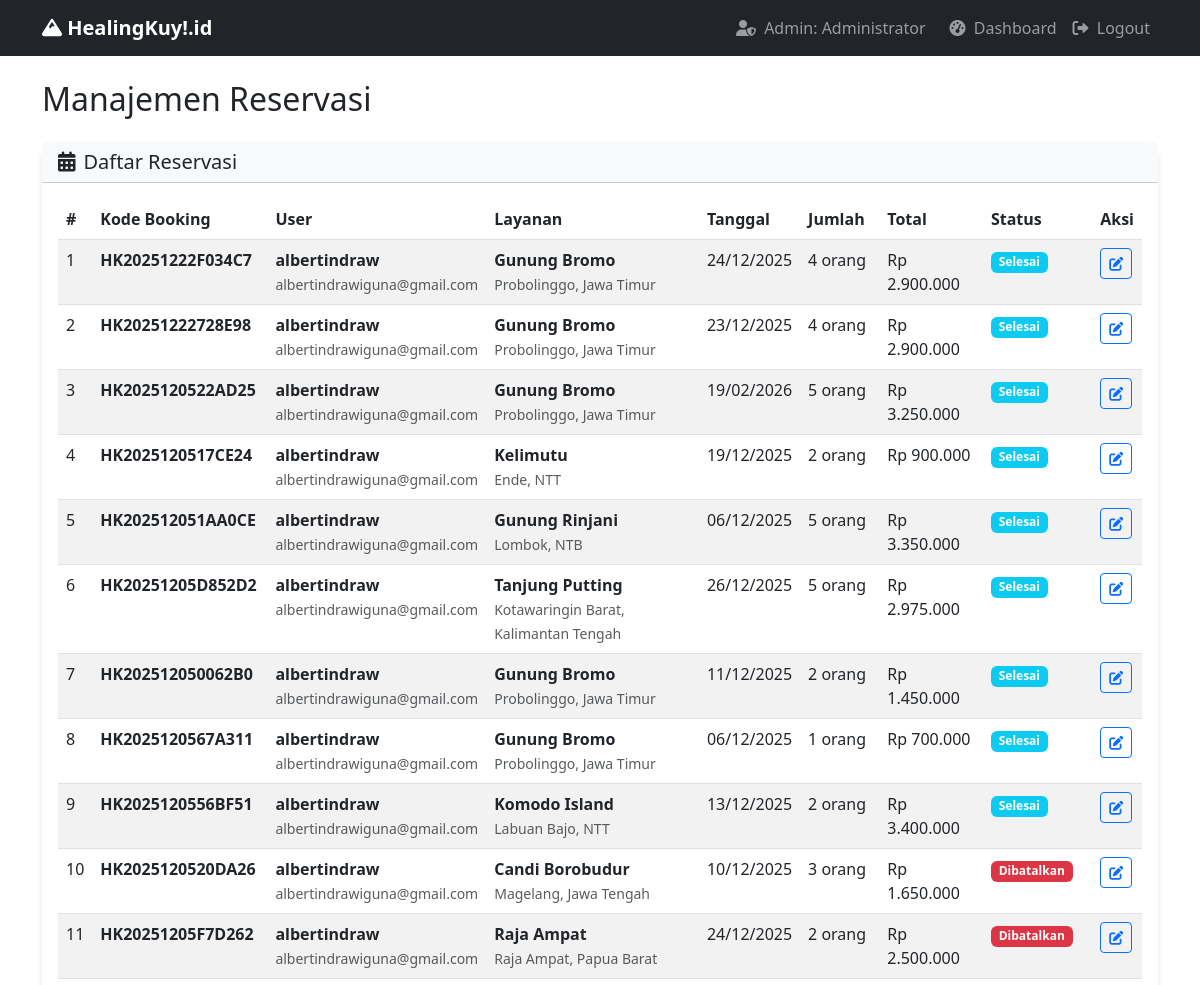
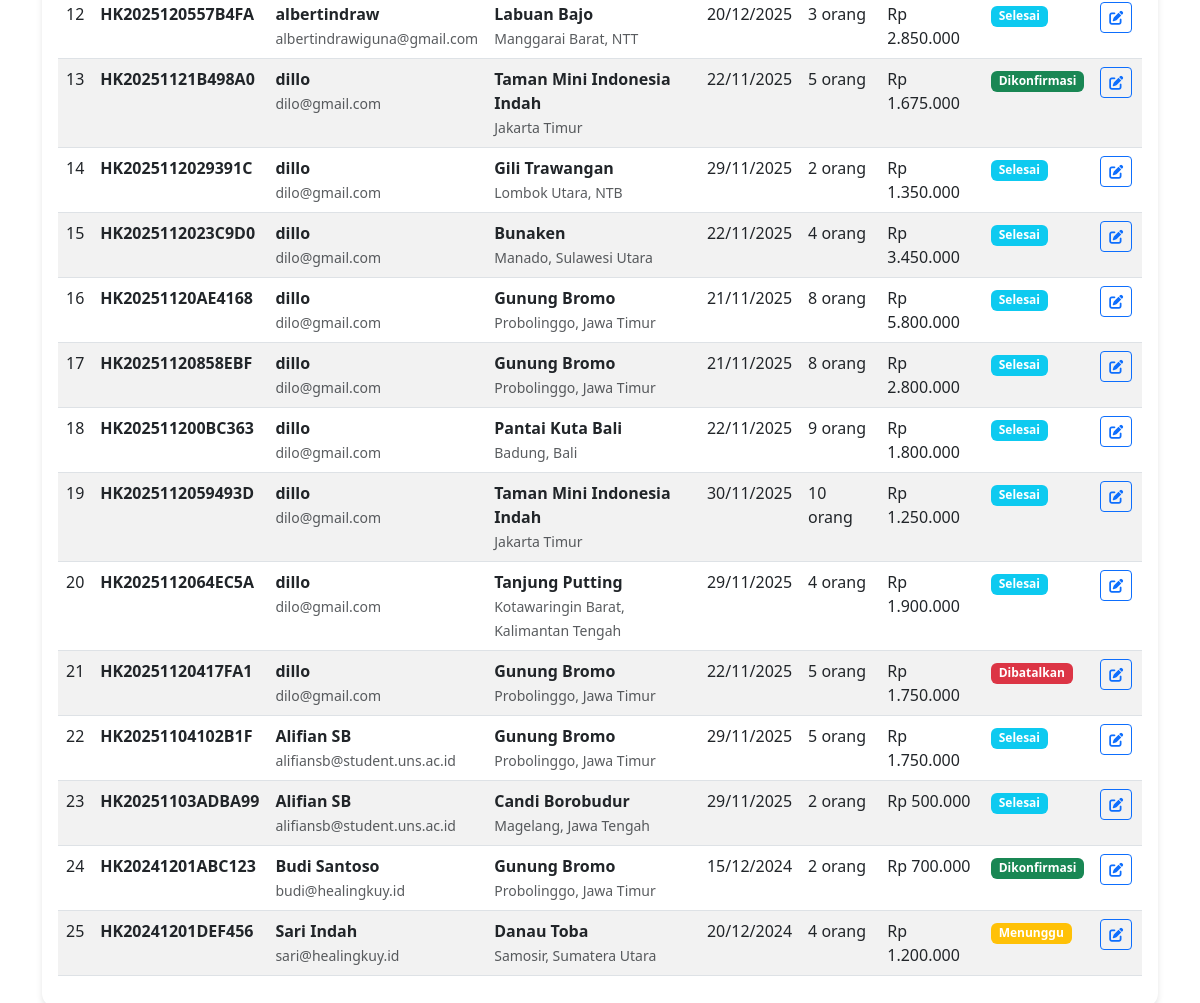
Page /admin/manage_reservations.php (signed in) on the earlier database version (2 pictures, top to bottom).
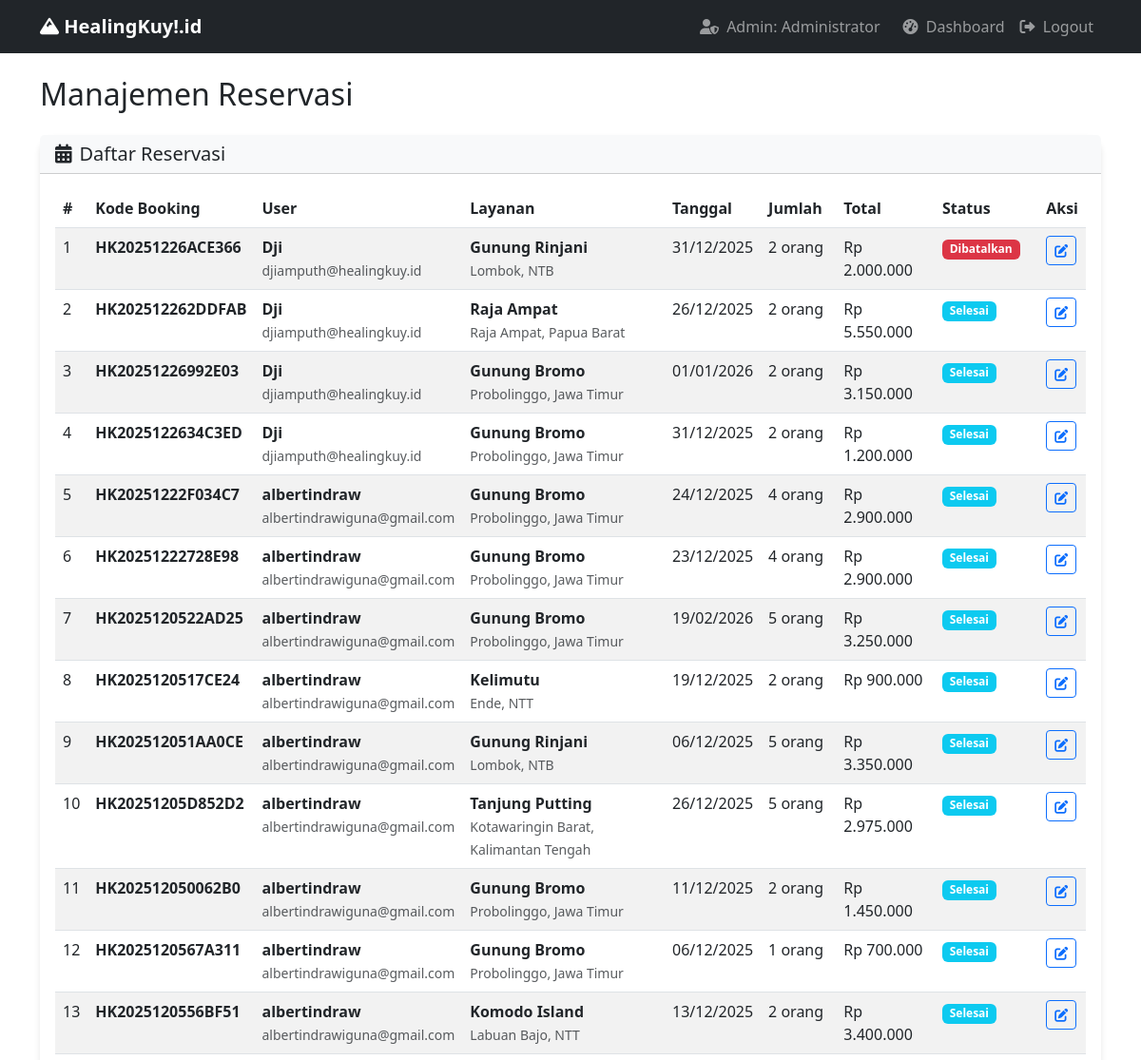
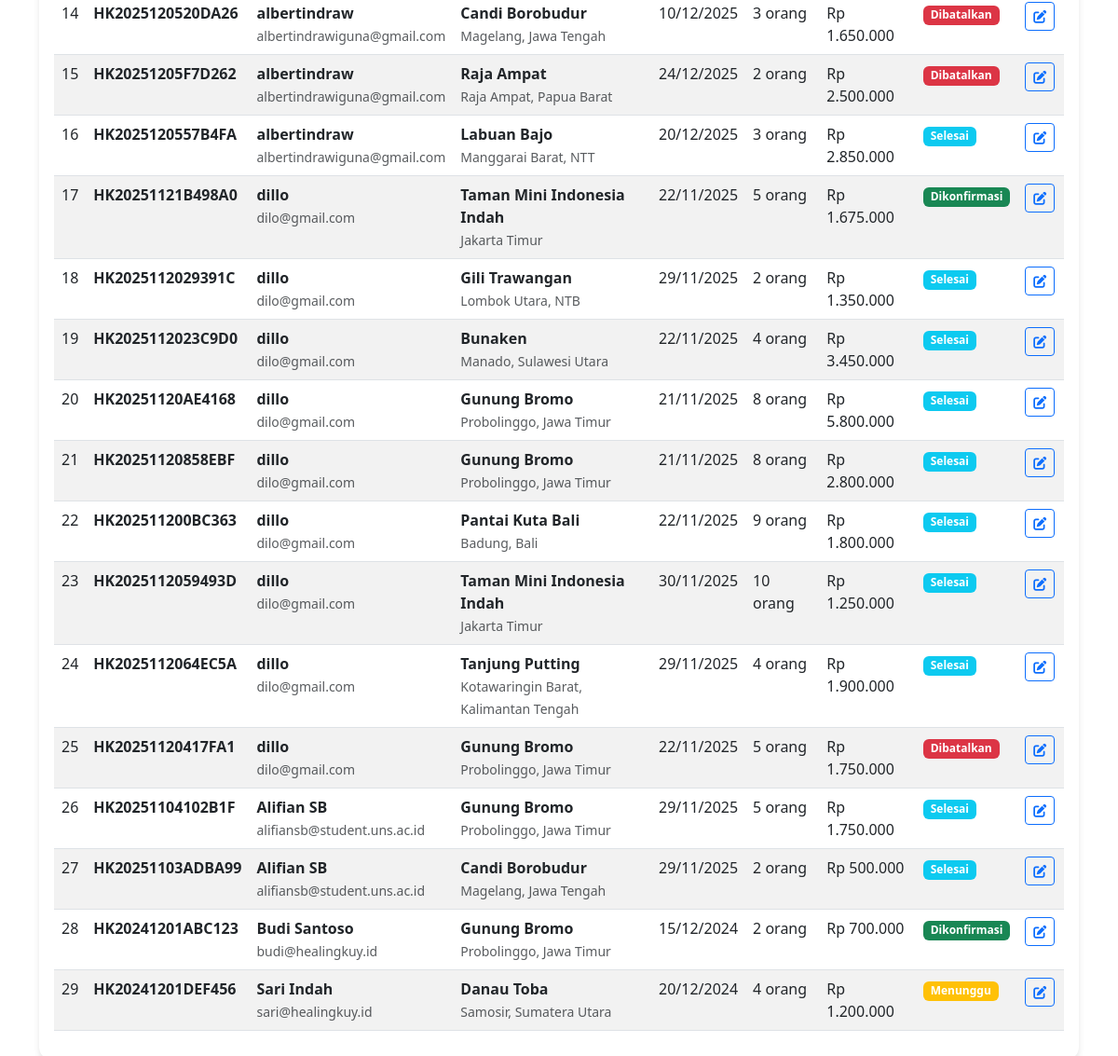
Same page on the later database version (2 pictures, top to bottom).
### tables this page shows
CREATE TABLE `reservations` (
  `id` int(11) NOT NULL,
  `user_id` int(11) NOT NULL,
  `service_id` int(11) NOT NULL,
  `booking_code` varchar(20) NOT NULL,
  `reservation_date` date NOT NULL,
  `guests` int(11) NOT NULL,
  `total_price` decimal(10,2) NOT NULL,
  `status` enum('pending','confirmed','cancelled','completed') DEFAULT 'pending',
  `special_requests` text DEFAULT NULL,
  `created_at` timestamp NOT NULL DEFAULT current_timestamp(),
  `hotel_id` int(11) DEFAULT NULL,
  `days` int(11) DEFAULT NULL,
  `nights` int(11) DEFAULT NULL,
  `service_total` decimal(10,2) DEFAULT NULL,
  `hotel_total` decimal(10,2) DEFAULT NULL
);

CREATE TABLE `users` (
  `id` int(11) NOT NULL,
  `name` varchar(100) NOT NULL,
  `email` varchar(100) NOT NULL,
  `password` varchar(255) NOT NULL,
  `role` enum('admin','user') DEFAULT 'user',
  `phone` varchar(20) DEFAULT NULL,
  `address` text DEFAULT NULL,
  `created_at` timestamp NOT NULL DEFAULT current_timestamp()
);

CREATE TABLE `services` (
  `id` int(11) NOT NULL,
  `name` varchar(200) NOT NULL,
  `type` enum('alam','buatan') NOT NULL,
  `location` varchar(255) NOT NULL,
  `description` text DEFAULT NULL,
  `price` decimal(10,2) NOT NULL,
  `capacity` int(11) NOT NULL,
  `image` varchar(255) DEFAULT NULL,
  `status` enum('active','inactive') DEFAULT 'active',
  `created_at` timestamp NOT NULL DEFAULT current_timestamp()
);

### admin/manage_reservations.php (the view, shortened to what this page needs)
<?php
include '../includes/config.php';
$reservations = $pdo->query("
    SELECT r.*, u.name as user_name, u.email, s.name as service_name, s.location
    FROM reservations r
    JOIN users u ON r.user_id = u.id
    JOIN services s ON r.service_id = s.id
    ORDER BY r.created_at DESC
")->fetchAll();
?>
<!DOCTYPE html>
<html lang="id">
<head>
    <link href="https://cdn.jsdelivr.net/npm/bootstrap@5.3.0/dist/css/bootstrap.min.css" rel="stylesheet">
    <link href="https://cdnjs.cloudflare.com/ajax/libs/font-awesome/6.0.0/css/all.min.css" rel="stylesheet">
</head>
<body>
    <nav class="navbar navbar-expand-lg navbar-dark bg-dark">
        <div class="container">
            <a class="navbar-brand fw-bold" href="../index.php">
                <i class="fas fa-mountain"></i> HealingKuy!.id
            </a>
            <div class="navbar-nav ms-auto">
                <span class="navbar-text me-3">
                    <i class="fas fa-user-shield me-1"></i> Admin: <?php echo $_SESSION['name']; ?>
                </span>
                <a class="nav-link" href="dashboard.php"><i class="fas fa-tachometer-alt me-1"></i> Dashboard</a>
                <a class="nav-link" href="../logout.php"><i class="fas fa-sign-out-alt me-1"></i> Logout</a>
            </div>
        </div>
    </nav>
    <div class="container mt-4">
        <h2 class="mb-4">Manajemen Reservasi</h2>
        <div class="card">
            <div class="card-header bg-light">
                <h5 class="mb-0"><i class="fas fa-calendar-alt me-2"></i>Daftar Reservasi</h5>
            </div>
            <div class="card-body">
                <div class="table-responsive">
                    <table class="table table-striped">
                        <thead>
                            <tr>
                                <th>#</th>
                                <th>Kode Booking</th>
                                <th>User</th>
                                <th>Layanan</th>
                                <th>Tanggal</th>
                                <th>Jumlah</th>
                                <th>Total</th>
                                <th>Status</th>
                                <th>Aksi</th>
                            </tr>
                        </thead>
                        <tbody>
                            <?php foreach($reservations as $index => $reservation): ?>
                            <tr>
                                <td><?php echo $index + 1; ?></td>
                                <td>
                                    <strong><?php echo $reservation['booking_code']; ?></strong>
                                </td>
                                <td>
                                    <div>
                                        <strong><?php echo $reservation['user_name']; ?></strong>
                                        <br>
                                        <small class="text-muted"><?php echo $reservation['email']; ?></small>
                                    </div>
                                </td>
                                <td>
                                    <div>
                                        <strong><?php echo $reservation['service_name']; ?></strong>
                                        <br>
                                        <small class="text-muted"><?php echo $reservation['location']; ?></small>
                                    </div>
                                </td>
                                <td><?php echo date('d/m/Y', strtotime($reservation['reservation_date'])); ?></td>
                                <td><?php echo $reservation['guests']; ?> orang</td>
                                <td>Rp <?php echo number_format($reservation['total_price'], 0, ',', '.'); ?></td>
                                <td>
                                    <span class="badge
                                        <?php
                                        switch($reservation['status']) {
                                            case 'confirmed': echo 'bg-success'; break;
                                            case 'pending': echo 'bg-warning'; break;
                                            case 'cancelled': echo 'bg-danger'; break;
                                            case 'completed': echo 'bg-info'; break;
                                        }
                                        ?>
                                    ">
                                        <?php
                                        $status_text = [
                                            'confirmed' => 'Dikonfirmasi',
                                            'pending' => 'Menunggu',
                                            'cancelled' => 'Dibatalkan',
                                            'completed' => 'Selesai'
                                        ];
                                        echo $status_text[$reservation['status']] ?? ucfirst($reservation['status']);
                                        ?>
                                    </span>
                                </td>
                                <td>
                                    <div class="btn-group btn-group-sm">
                                        <button type="button" class="btn btn-outline-primary" data-bs-toggle="modal" data-bs-target="#editReservationModal<?php echo $reservation['id']; ?>">
                                            <i class="fas fa-edit"></i>
                                        </button>
                                    </div>
                                </td>
                            </tr>
                            <?php endforeach; ?>
                        </tbody>
                    </table>
                </div>
            </div>
        </div>
    </div>
</body>
</html>

### admin/manage_reservations.php (style rules this page uses)
.card { border: none; border-radius: 15px; box-shadow: 0 4px 6px rgba(0,0,0,0.1); }
.table th { border-top: none; font-weight: 600; }

Differences in the rows shown:
added reservations: booking_code "HK20251226ACE366", user.name "Dji", user.email "djiamputh@healingkuy.id", service.name "Gunung Rinjani", service.location "Lombok, NTB", reservation_date "31/12/2025", guests "2", total_price "2.000.000", status "Dibatalkan"
added reservations: booking_code "HK202512262DDFAB", user.name "Dji", user.email "djiamputh@healingkuy.id", service.name "Raja Ampat", service.location "Raja Ampat, Papua Barat", reservation_date "26/12/2025", guests "2", total_price "5.550.000", status "Selesai"
added reservations: booking_code "HK20251226992E03", user.name "Dji", user.email "djiamputh@healingkuy.id", service.name "Gunung Bromo", service.location "Probolinggo, Jawa Timur", reservation_date "01/01/2026", guests "2", total_price "3.150.000", status "Selesai"
added reservations: booking_code "HK2025122634C3ED", user.name "Dji", user.email "djiamputh@healingkuy.id", service.name "Gunung Bromo", service.location "Probolinggo, Jawa Timur", reservation_date "31/12/2025", guests "2", total_price "1.200.000", status "Selesai"
